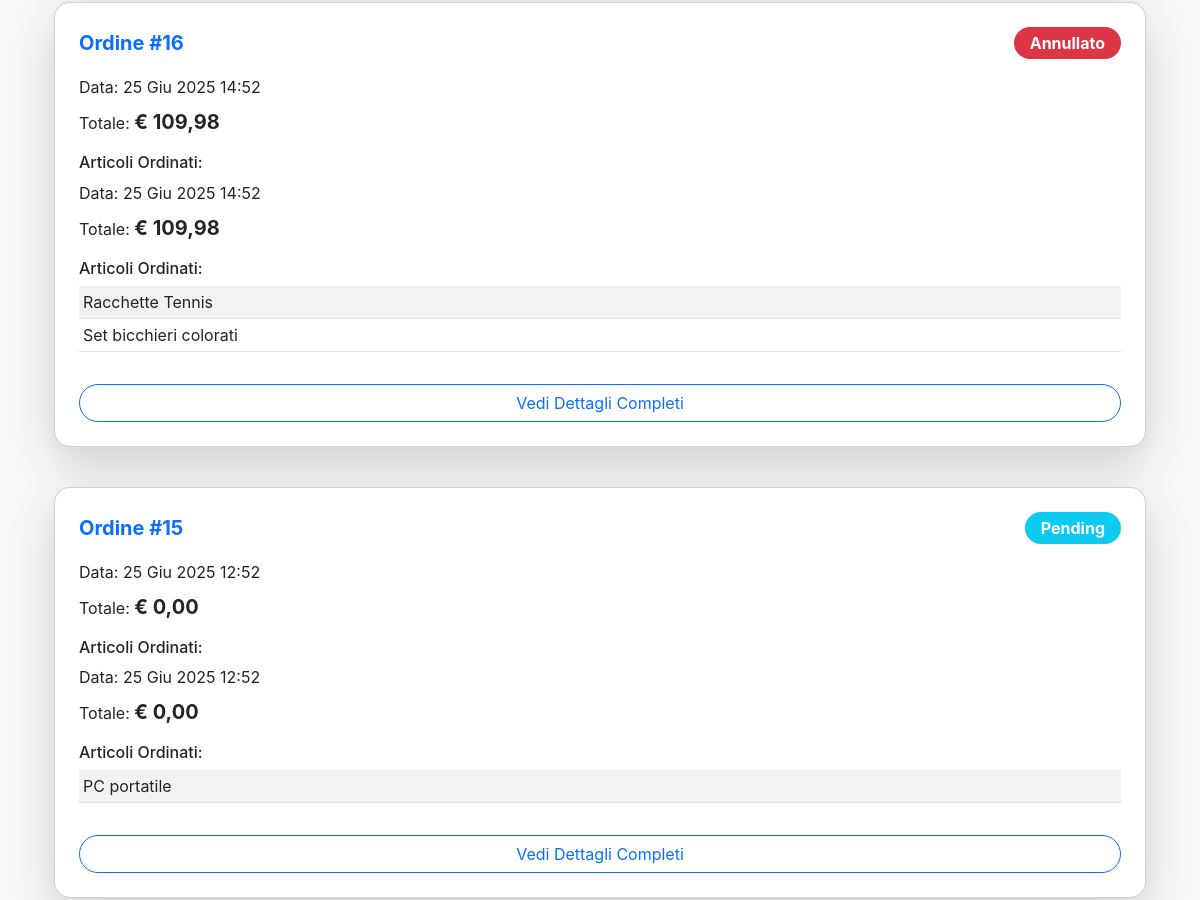
Before: /orders/ (signed in, middle part) with the older database file.
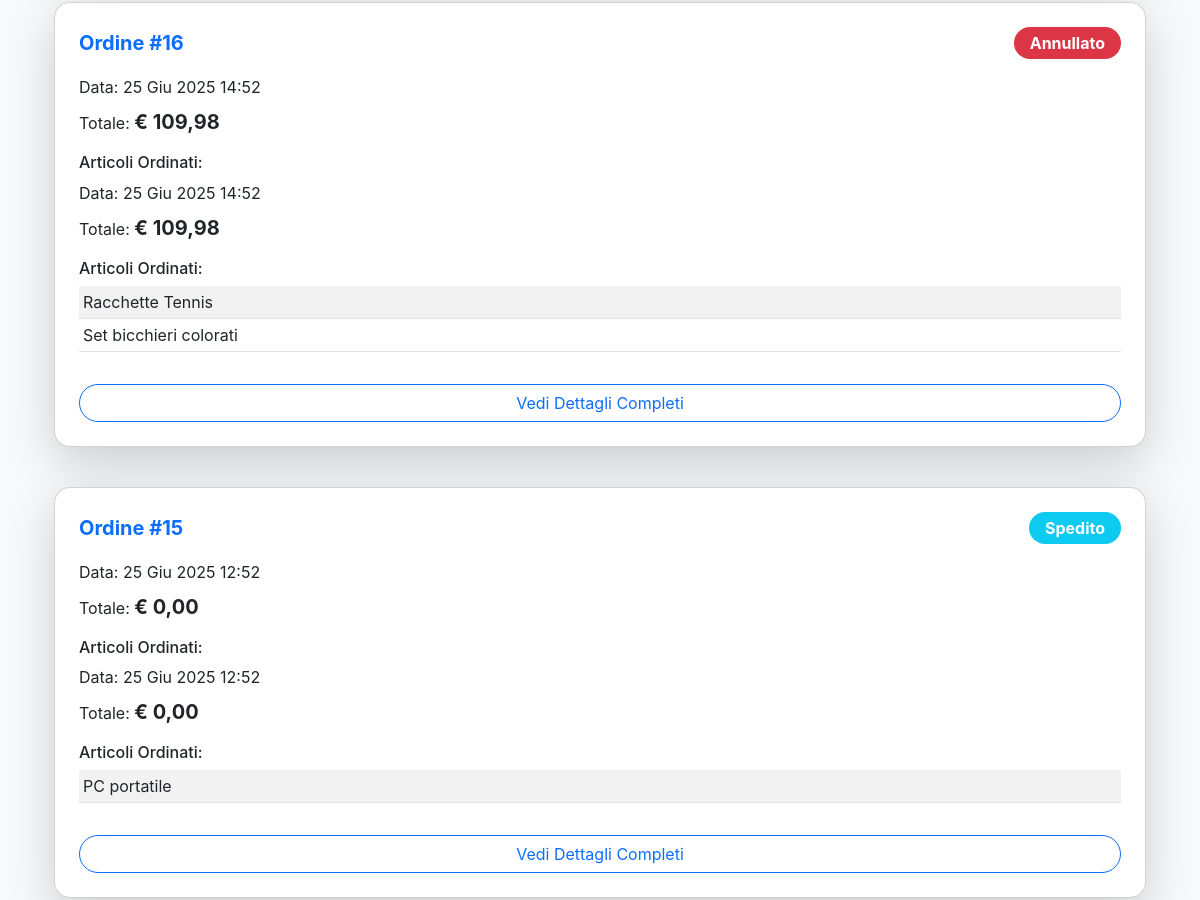
After: the same page with the newer database file.
### orders/models.py (models this page shows)
class Order(models.Model):
    customer = models.ForeignKey(
        settings.AUTH_USER_MODEL,
        on_delete=models.CASCADE,
        verbose_name='Cliente')
    ORDER_STATUS_CHOICES = [
        ('Processing', 'In Lavorazione'),
        ('Shipped', 'Spedito'),
        ('Delivered', 'Consegnato'),
        ('Cancelled', 'Annullato'),
    ]
    shipping_address = models.ForeignKey(Address, on_delete=models.CASCADE, verbose_name='Indirizzo di consegna')
    purchase_date = models.DateTimeField(auto_now_add=True, verbose_name='Data di acquisto')
    total_amount = models.DecimalField(max_digits=10, decimal_places=2, default=0.00, verbose_name='Totale(€)')
    status = models.CharField(max_length=50, choices=ORDER_STATUS_CHOICES, default='Processing')
    class Meta:
        permissions = [
            ('can_view_all_customers_orders', 'può vedere gli ordini di tutti i clienti'),
            ('can_change_order_status', 'può cambiare lo stato di un ordine')
        ]
        verbose_name = 'Ordine'
        verbose_name_plural = 'Ordini'

### orders/views.py (the view)
# urls.py: path("", MyOrders.as_view(), name="my_orders"),
class MyOrders(PermissionRequiredMixin, LoginRequiredMixin, ListView):
    model = Order
    template_name = 'my_orders.html'
    context_object_name = 'orders'
    permission_required = 'orders.view_order'
    paginate_by = 10
    form = MyOrderFilter()
    def get_queryset(self):
        queryset = super().get_queryset().order_by('-purchase_date')
        self.form = MyOrderFilter(self.request.GET)
        if self.form.is_valid():
            order_number_str = self.form.cleaned_data.get('order_number')
            status_filter = self.form.cleaned_data.get('status_filter')
            sort_by = self.form.cleaned_data.get('sort_by')
            if order_number_str:
                try:
                    order_number = int(order_number_str)
                    queryset = queryset.filter(id=order_number)
                except ValueError:
                    pass
            if status_filter:
                queryset = queryset.filter(status=status_filter)
            if sort_by:
                if sort_by == 'latest':
                    queryset = queryset.order_by('-purchase_date')
                elif sort_by == 'earliest':
                    queryset = queryset.order_by('purchase_date')
        return queryset
    def get_context_data(self, *, object_list=None, **kwargs):
        context = super().get_context_data(**kwargs)
        context['form'] = self.form
        return context

### templates/my_orders.html (shortened to what this page needs)
{% extends 'base.html' %}
{% load crispy_forms_tags %}
{% load humanize %}
{% block content %}
<div class="container my-5">
    {% if orders %}
        <div class="row row-cols-1 g-4">
            {% for order in orders %}
            <div class="col">
                <div class="card shadow-lg rounded-card p-4 mb-3">
                    <div class="d-flex justify-content-between align-items-center mb-3">
                        <h5 class="card-title fw-bold text-primary mb-0">Ordine #{{ order.id }}</h5>
                            <span class="badge {% if order.status == 'Delivered' %}bg-success {% elif order.status == 'Cancelled' %} bg-danger {% else %}bg-info{% endif %} fs-6 py-2 px-3 rounded-pill">{{ order.get_status_display }}</span>
                    </div>
                    <p class="card-text mb-2">Data: {{ order.purchase_date|date:"d M Y H:i" }}</p>
                    <p class="card-text mb-3">Totale: <span class="fw-bold fs-5 text-dark">€ {{ order.total_amount|floatformat:2|intcomma }}</span></p>
                    <h6 class="mb-2">Articoli Ordinati:</h6>
                    <p class="card-text mb-2">Data: {{ order.purchase_date|date:"d M Y H:i" }}</p>
                    <p class="card-text mb-3">Totale: <span class="fw-bold fs-5 text-dark">€ {{ order.total_amount|floatformat:2|intcomma }}</span></p>
                    <h6 class="mb-2">Articoli Ordinati:</h6>
                    <div class="table-responsive mb-3">
                        <table class="table table-striped table-sm">
                            <tbody>
                                {% for item in order.orderitem_set.all %}
                                <tr>
                                    <td><a href="{% url 'product_details' slug=item.product.slug %}" class="text-decoration-none text-dark">{{ item.product.name }}</a></td>
                                </tr>
                                {% endfor %}
                            </tbody>
                        </table>
                    </div>
                    <a href="{% url 'order_details' order.id %}" class="btn btn-outline-primary rounded-pill mt-auto">Vedi Dettagli Completi</a>
                </div>
            </div>
            {% endfor %}
        </div>
    {% else %}
    <div class="alert alert-info text-center mt-5" role="alert">
        Non hai ancora effettuato nessun ordine. <a href="{% url 'product_list' %}" class="alert-link">Inizia a fare shopping!</a>
    </div>
    {% endif %}
</div>
{% endblock content %}

Changed rows visible on the page:
changed Order id 15: status "Pending" → "Spedito"
